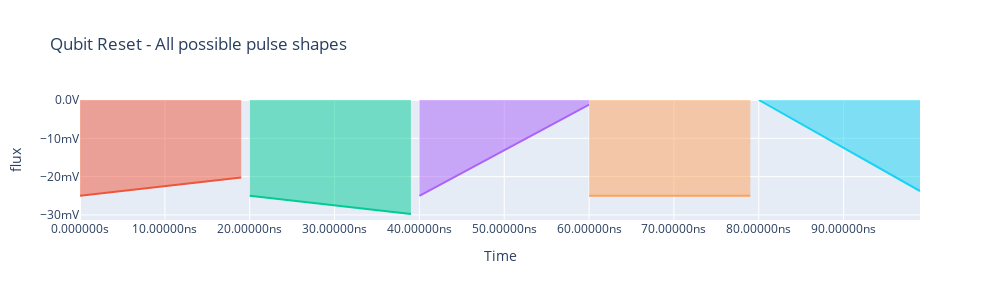

The notebook cell this image was saved under:
### Code cell
from quantify_scheduler import Schedule
from quantify_scheduler.resources import ClockResource
from quantify_scheduler.operations import pulse_library
from quantify_scheduler.operations.pulse_library import IdlePulse,RampPulse,GaussPulse,NumericalPulse
from quantify_scheduler.backends.graph_compilation import SerialCompiler
from quantify_scheduler.device_under_test.quantum_device import QuantumDevice
from scipy.signal.windows import gaussian

import numpy as np

try:
    quantum_device = QuantumDevice("quantum_device")
    device_compiler = SerialCompiler("Device compiler", quantum_device)
except:
    pass
sched = Schedule("Qubit Reset - All possible pulse shapes")

readout_clock = ClockResource(name="q0.ro", freq=0e9)
sched.add_resource(readout_clock)

qc_t = 20e-9
qc_amp = -0.025
target_duration = 100e-9
target_amp = qc_t / target_duration * qc_amp 

sched.add(
    RampPulse(offset=qc_amp, amp=-target_amp, duration=qc_t, port="flux", clock="q0.ro")
)
sched.add(
    RampPulse(offset=qc_amp, amp=target_amp, duration=qc_t, port="flux", clock="q0.ro")
)
sched.add(
    RampPulse(offset=qc_amp, amp=-qc_amp, duration=qc_t, port="flux", clock="q0.ro")
)
sched.add(
    RampPulse(offset=qc_amp, amp=0, duration=qc_t, port="flux", clock="q0.ro")
)
sched.add(
    RampPulse(offset=0, amp=qc_amp, duration=qc_t, port="flux", clock="q0.ro")
)

comp_sched = device_compiler.compile(sched)
comp_sched.plot_pulse_diagram(plot_backend="plotly")

### Figure 1 — Plotly figure (JSON) as saved in the notebook; plotly's stock layout.template omitted (floating-point values rounded to 4 significant figures)
{"data": [{"fill": "tozeroy", "hoverinfo": "x+y+name", "hoverlabel": {"namelength": -1}, "legendgroup": "0", "line": {"color": "#EF553B"}, "mode": "lines", "name": "RampPulse, clock: q0.ro", "showlegend": true, "type": "scatter", "x": [0, 1e-09, 2e-09, 3e-09, 4e-09, 5e-09, 6e-09, 7e-09, 8e-09, 9e-09, 1e-08, 1.1e-08, 1.2e-08, 1.3e-08, 1.4e-08, 1.5e-08, 1.6e-08, 1.7e-08, 1.8e-08, 1.9e-08], "xaxis": "x", "y": [-0.025, -0.02475, -0.0245, -0.02425, -0.024, -0.02375, -0.0235, -0.02325, -0.023, -0.02275, -0.0225, -0.02225, -0.022, -0.02175, -0.0215, -0.02125, -0.021, -0.02075, -0.0205, -0.02025], "yaxis": "y"}, {"fill": "tozeroy", "hoverinfo": "x+y+name", "hoverlabel": {"namelength": -1}, "legendgroup": "1", "line": {"color": "#00CC96"}, "mode": "lines", "name": "RampPulse, clock: q0.ro", "showlegend": true, "type": "scatter", "x": [2e-08, 2.1e-08, 2.2e-08, 2.3e-08, 2.4e-08, 2.5e-08, 2.6e-08, 2.7e-08, 2.8e-08, 2.9e-08, 3e-08, 3.1e-08, 3.2e-08, 3.3e-08, 3.4e-08, 3.5e-08, 3.6e-08, 3.7e-08, 3.8e-08, 3.9e-08], "xaxis": "x", "y": [-0.025, -0.02525, -0.0255, -0.02575, -0.026, -0.02625, -0.0265, -0.02675, -0.027, -0.02725, -0.0275, -0.02775, -0.028, -0.02825, -0.0285, -0.02875, -0.029, -0.02925, -0.0295, -0.02975], "yaxis": "y"}, {"fill": "tozeroy", "hoverinfo": "x+y+name", "hoverlabel": {"namelength": -1}, "legendgroup": "2", "line": {"color": "#AB63FA"}, "mode": "lines", "name": "RampPulse, clock: q0.ro", "showlegend": true, "type": "scatter", "x": [4e-08, 4.1e-08, 4.2e-08, 4.3e-08, 4.4e-08, 4.5e-08, 4.6e-08, 4.7e-08, 4.8e-08, 4.9e-08, 5e-08, 5.1e-08, 5.2e-08, 5.3e-08, 5.4e-08, 5.5e-08, 5.6e-08, 5.7e-08, 5.8e-08, 5.9e-08, 6e-08], "xaxis": "x", "y": [-0.025, -0.02381, -0.02262, -0.02143, -0.02024, -0.01905, -0.01786, -0.01667, -0.01548, -0.01429, -0.0131, -0.0119, -0.01071, -0.009524, -0.008333, -0.007143, -0.005952, -0.004762, -0.003571, -0.002381, -0.00119], "yaxis": "y"}, {"fill": "tozeroy", "hoverinfo": "x+y+name", "hoverlabel": {"namelength": -1}, "legendgroup": "3", "line": {"color": "#FFA15A"}, "mode": "lines", "name": "RampPulse, clock: q0.ro", "showlegend": true, "type": "scatter", "x": [6e-08, 6.1e-08, 6.2e-08, 6.3e-08, 6.4e-08, 6.5e-08, 6.6e-08, 6.7e-08, 6.8e-08, 6.9e-08, 7e-08, 7.1e-08, 7.2e-08, 7.3e-08, 7.4e-08, 7.5e-08, 7.6e-08, 7.7e-08, 7.8e-08, 7.9e-08], "xaxis": "x", "y": [-0.025, -0.025, -0.025, -0.025, -0.025, -0.025, -0.025, -0.025, -0.025, -0.025, -0.025, -0.025, -0.025, -0.025, -0.025, -0.025, -0.025, -0.025, -0.025, -0.025], "yaxis": "y"}, {"fill": "tozeroy", "hoverinfo": "x+y+name", "hoverlabel": {"namelength": -1}, "legendgroup": "4", "line": {"color": "#19D3F3"}, "mode": "lines", "name": "RampPulse, clock: q0.ro", "showlegend": true, "type": "scatter", "x": [8e-08, 8.1e-08, 8.2e-08, 8.3e-08, 8.4e-08, 8.5e-08, 8.6e-08, 8.7e-08, 8.8e-08, 8.9e-08, 9e-08, 9.1e-08, 9.2e-08, 9.3e-08, 9.4e-08, 9.5e-08, 9.6e-08, 9.7e-08, 9.8e-08, 9.9e-08], "xaxis": "x", "y": [0, -0.00125, -0.0025, -0.00375, -0.005, -0.00625, -0.0075, -0.00875, -0.01, -0.01125, -0.0125, -0.01375, -0.015, -0.01625, -0.0175, -0.01875, -0.02, -0.02125, -0.0225, -0.02375], "yaxis": "y"}], "layout": {"height": 300, "showlegend": false, "title": {"text": "Qubit Reset - All possible pulse shapes"}, "width": 1000, "xaxis": {"anchor": "y", "domain": [0, 1], "hoverformat": ".3s", "showgrid": true, "tickformat": ".2s", "tickformatstops": [{"dtickrange": [null, 1e-09], "value": ".10s"}, {"dtickrange": [1e-09, 1e-06], "value": ".7s"}, {"dtickrange": [1e-06, 0.001], "value": ".4s"}], "ticksuffix": "s", "title": {"text": "Time"}}, "yaxis": {"anchor": "x", "autorange": true, "domain": [0, 1], "hoverformat": ".3s", "tickformat": ".2s", "ticksuffix": "V", "title": {"text": "flux"}}}}
